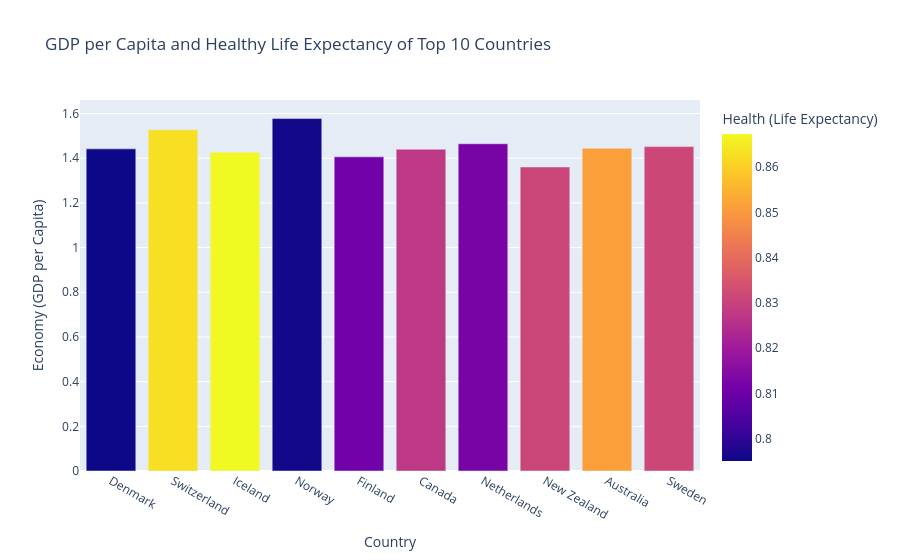

Notebook code cell kept with this figure:
### Code cell
import plotly.express as px

fig1 = px.bar(
    top_10,
    x="Country",
    y="Economy (GDP per Capita)",
    color="Health (Life Expectancy)",
    title="GDP per Capita and Healthy Life Expectancy of Top 10 Countries"
)

fig1.show()

### Figure 1 — Plotly figure (JSON) as saved in the notebook; plotly's stock layout.template omitted (floating-point values rounded to 4 significant figures)
{"data": [{"alignmentgroup": "True", "hovertemplate": "Country=%{x}<br>Economy (GDP per Capita)=%{y}<br>Health (Life Expectancy)=%{marker.color}<extra></extra>", "legendgroup": "", "marker": {"color": [0.795, 0.863, 0.8673, 0.7958, 0.8109, 0.8276, 0.8123, 0.831, 0.8512, 0.8312], "coloraxis": "coloraxis", "pattern": {"shape": ""}}, "name": "", "offsetgroup": "", "orientation": "v", "showlegend": false, "textposition": "auto", "type": "bar", "x": ["Denmark", "Switzerland", "Iceland", "Norway", "Finland", "Canada", "Netherlands", "New Zealand", "Australia", "Sweden"], "xaxis": "x", "y": [1.442, 1.527, 1.427, 1.577, 1.406, 1.44, 1.465, 1.361, 1.444, 1.452], "yaxis": "y"}], "layout": {"barmode": "relative", "coloraxis": {"colorbar": {"title": {"text": "Health (Life Expectancy)"}}, "colorscale": [[0, "#0d0887"], [0.1111, "#46039f"], [0.2222, "#7201a8"], [0.3333, "#9c179e"], [0.4444, "#bd3786"], [0.5556, "#d8576b"], [0.6667, "#ed7953"], [0.7778, "#fb9f3a"], [0.8889, "#fdca26"], [1, "#f0f921"]]}, "legend": {"tracegroupgap": 0}, "title": {"text": "GDP per Capita and Healthy Life Expectancy of Top 10 Countries"}, "xaxis": {"anchor": "y", "domain": [0, 1], "title": {"text": "Country"}}, "yaxis": {"anchor": "x", "domain": [0, 1], "title": {"text": "Economy (GDP per Capita)"}}}}
